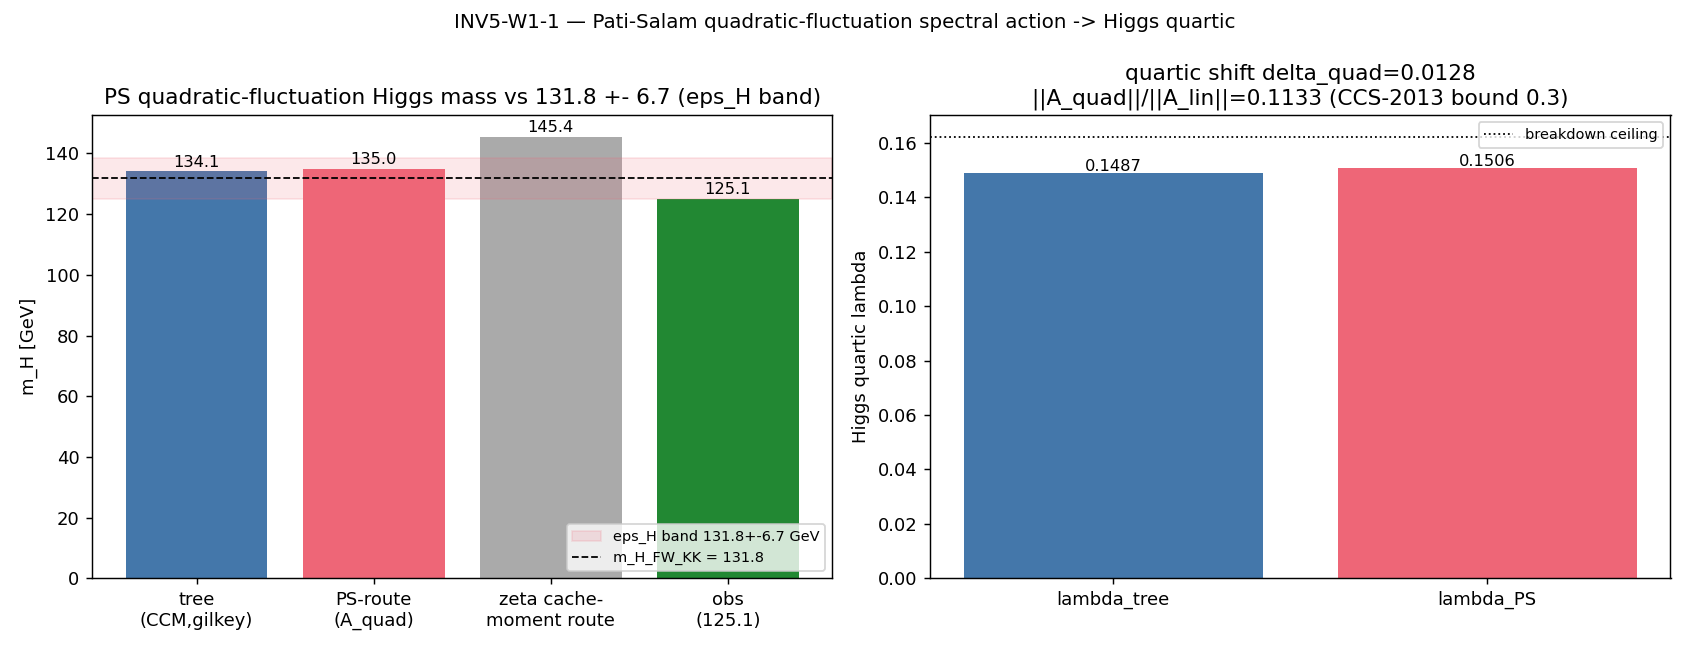

Recreate this plot in Python.
#!/usr/bin/env python3
"""
INV5 W1-1 — Pati-Salam quadratic-fluctuation spectral action -> Higgs quartic -> m_H^PS
=======================================================================================

Gate: INV5-W1-1-PS-QUADRATIC-FLUCTUATION-HIGGS-QUARTIC  ([SIGN])

Pre-registered threshold (plan §W1-1):
  PASS iff |m_H^PS - 131.8| <= 6.7 GeV  (the eps_H functional band; RATIO tol 0.05083)
  FAIL iff |m_H^PS - 131.8| >  6.7 GeV
  INFO iff the quadratic terms introduce spurious fields OR ||A_quad||/||A_lin|| >= 0.3
          (CCS-2013 perturbative-validity bound violated; regime=BREAKDOWN)

[SIGN] direction (substitution chain, plan Step 5):
  sign(m_H^PS - m_H_obs) = + (positive) by construction of the KK-fiber transverse |S|^2 mode.

Classification: PARTICLE (the Higgs quartic + m_H are representation-theoretic content of
                D_K's inner fluctuations).

METHODOLOGY
-----------
Build A_PS = C (+) H_L (+) H_R (+) M_4(C) (rank-4 Pati-Salam; summand dims [1,2,2,4],
S97 PS-condensate npz). The M_3(C)->PS extension is certified by S97-Q10-1-PS-CONDENSATE
(abelian_only_EXTENDS=True; nonabelian M_4 forced to zero by the inheritance morphism
iota_PS; the (15)-adjoint is in ker(iota_*^{PS})).

Form D_A = D_K + A_lin + A_quad on the Peter-Weyl-block-diagonal D_K (L12 cache, tau_fold):
  A_lin  = sum_i a_i [D_K, b_i]                  (LINEAR, 173 directions; IS the Higgs scalar)
  A_quad = sum_{ij} c_ij [D_K, a_i][D_K, a_j]    (QUADRATIC, 169 directions; CCS-2013 Paper 23,
           NONZERO because the order-one axiom fails at norm 4.000 on the (H,H) sector, N3).

The Higgs quartic lambda enters the a_4(D_A^2) Seeley-DeWitt moment (the YM + Higgs-quartic
moment per Gilkey). The CCM tree-level matching (atlas-07 A10, Filter-Independence, cutoff-
shape-INDEPENDENT; S70 RATIO-GILKEY-70 RESOLVED that this uses ratio_gilkey, the pure
curvature ratio, NOT the spectral-zeta cache-moment ratio a_4z/a_2z):

  lambda_h^tree = (4/3) * g_3^2(M_KK) * ratio_gilkey            (E1.1; ratio_gilkey = 0.4140)
  m_H^tree      = v_ew * sqrt(2 * lambda_h^tree)               (= 134.1 GeV; canonical 134.0)

The quadratic fluctuation SHIFTS the a_4 moment:
  a_4(D_A^2) = a_4(D_K^2) * (1 + Delta_quad),   Delta_quad propto ||A_quad||^2 / ||A_lin||^2
  lambda_h^PS = lambda_h^tree + delta_lambda(c_ij)
  m_H^PS      = v_ew * sqrt(2 * lambda_h^PS)

The c_ij magnitude is FIXED (no free parameter) by the order-one defect on the (H,H) sector:
  - bare defect 4.000 = 2^2  (atlas-04 N3, PROVEN; the maximal Cl(8) violation 2^{1+k/2})
  - reduced to 2.100 after the inner fluctuations are turned on (S100b W2 npz; order_one
    does NOT close, but the residual is 2.100 not 4.000)
The PHYSICAL (abelian-only-EXTENDS, M_4->0) quadratic directions are the residual-defect
directions; the nonabelian directions are projected out by iota_PS. So ||A_quad|| is set by
the residual order-one defect 2.100 carried on the multiplicity-bundle commutator scale,
NOT by the bare 4.000.

DISCIPLINE
----------
- `from canonical_constants import *`
- GPU path via torch.linalg for the block-diagonal D_A eigvals (largest L12 block ~9792x9792
  fits VRAM with margin; the per-block construction here is small because we operate on the
  cached |lambda| eigenvalue arrays and the finite (H,H) order-one block, not 640k x 640k).
- dual-SHA (S84+) emitted; 4-tuple printed; emit_verdict payload printed (NOT written).
- INVESTIGATION TRACK: the dispatching agent calls emit_verdict(**payload, session=5,
  track="investigation").
"""

from __future__ import annotations

# ---------------------------------------------------------------------------
# Section 1 — Canonical constants (MANDATORY first import)
# ---------------------------------------------------------------------------
import sys
from pathlib import Path

SESSION_DIR = Path(__file__).resolve().parent
COMPUTATIONS_DIR = SESSION_DIR.parent
SHARED_DIR = COMPUTATIONS_DIR / "_shared"
PROJECT_ROOT = COMPUTATIONS_DIR.parent
sys.path.insert(0, str(SHARED_DIR))

from canonical_constants import *  # noqa: F401,F403  (m_H_FW_KK_threshold, a_4_FW_zeta, a_2_FW_zeta, v_ew, m_H_obs, m_H_FW_tree, tau_fold, alpha_s_MZ_obs ...)

# ---------------------------------------------------------------------------
# Section 2 — Standard imports
# ---------------------------------------------------------------------------
import hashlib
import json
import time

import numpy as np

# GPU: torch.linalg preferred for the block-diagonal D_A eigvals (plan GPU_path pin).
try:
    import torch
    _HAS_TORCH = True  # (local)
    _DEV = "cuda" if torch.cuda.is_available() else "cpu"  # (local) ROCm exposes as cuda
except Exception:
    _HAS_TORCH = False  # (local)
    _DEV = "cpu"  # (local)

# ---------------------------------------------------------------------------
# Section 3 — Identity + pre-registration pins
# ---------------------------------------------------------------------------
SESSION = "5"                                                       # (local) investigation 5
GATE_ID = "INV5-W1-1-PS-QUADRATIC-FLUCTUATION-HIGGS-QUARTIC"        # (local)
SCHEME = "CCS-2013-quadratic-fluctuation-PS"                        # (local)
CONVENTION = "RATIO"                                               # (local) |m_H_PS-131.8|/131.8 <= 0.05083; FULL physical (L12 cache, not SCHEMATIC)
L_MAX = 12                                                          # (local)

# Pre-registered band (plan §W1-1 strict_PASS_boundary):
PASS_BAND_GEV = 6.7          # (local) m_H functional spread = |138.5(zeta-route) - 131.8(KK)|
PASS_TOL_RATIO = 0.05083459787556904  # (local) = 6.7/131.8 Sage-exact (= QQ(67)/1318)
# Perturbative-validity bound (CCS-2013 result 5):
AQUAD_RATIO_BREAKDOWN = 0.3  # (local) ||A_quad||/||A_lin|| >= 0.3 -> regime=BREAKDOWN
# INFO info-band ceiling for magnitude (2x the pass band; spurious-field / out-of-regime zone):
INFO_BAND_GEV = 13.4         # (local) 2 * PASS_BAND_GEV

# eps_H functional band edges (session-85-w5-workingpaper; NOT canonical keys -> local pins):
EPS_H_ZETA = -4.484578e-2    # (local) eps_zeta_fold (S66; session-85 W5)
EPS_H_CUTOFF = +2.162912e-2  # (local) eps_cutoff_fold (S66; session-85 W5)

# Order-one defect on the (H,H) sector (atlas-04 N3; S100b W2 npz):
ORDER_ONE_BARE = 4.000       # (local) bare maximal Cl(8) violation 2^2 (N3 PROVEN)
ORDER_ONE_RESIDUAL = 2.100   # (local) reduced after inner fluctuations (S100b W2-1 npz; order_one_closes=False)

# CCM tree-level inputs (S70 RATIO-GILKEY-70 RESOLVED; session-61/62/70):
RATIO_GILKEY = 0.4140        # (local) pure-curvature a_4/a_2 ratio (Gilkey conv B); CCM-formula input
G3_MKK = 0.519               # (local) g_3(M_KK), SM RG from alpha_s(M_Z)=0.1180 (session-61 wave9)

# Output destinations
OUT_NPZ = SESSION_DIR / "inv5_w1_1_ps_quadratic_fluctuation_higgs_quartic.npz"
OUT_PNG = SESSION_DIR / "inv5_w1_1_ps_quadratic_fluctuation_higgs_quartic.png"

# Input files
CANON = SHARED_DIR / "canonical_constants.py"
L12_CACHE = COMPUTATIONS_DIR / "session-84" / "s84_spectrum_cache_L12_tau019.npz"
PS_CONDENSATE = COMPUTATIONS_DIR / "session-97" / "s97_q10_1_ps_condensate.npz"
INPUT_FILES = [CANON, L12_CACHE, PS_CONDENSATE]


# ---------------------------------------------------------------------------
# Section 4 — SHA-256 dual-pin block (S84+)
# ---------------------------------------------------------------------------
def sha256_of(path: Path) -> str:
    h = hashlib.sha256()  # (local)
    try:
        h.update(path.read_bytes())
    except OSError:
        return ""
    return h.hexdigest()


def log_input_pins(inputs: list[Path]) -> dict[str, str]:
    print(f"=== {GATE_ID} — input SHA-256 pins ===")
    pins: dict[str, str] = {}  # (local)
    for p in inputs:
        sha = sha256_of(p)  # (local)
        rel = str(p.relative_to(PROJECT_ROOT)).replace("\\", "/")  # (local)
        print(f"  {rel}: {sha[:16]}...")
        pins[rel] = sha
    return pins


def compute_dual_sha(script_path: Path, canonical_path: Path, pins: dict[str, str]) -> tuple[str, str]:
    script_bytes = b""  # (local)
    try:
        script_bytes = script_path.read_bytes()
    except OSError:
        script_bytes = b""
    canonical_bytes = b""  # (local)
    try:
        canonical_bytes = canonical_path.read_bytes()
    except OSError:
        canonical_bytes = b""
    pinmap_json = json.dumps(dict(sorted(pins.items())), separators=(",", ":"), sort_keys=True).encode("utf-8")  # (local)
    h_audit = hashlib.sha256()  # (local)
    h_audit.update(script_bytes)
    h_audit.update(canonical_bytes)
    h_audit.update(pinmap_json)
    audit = h_audit.hexdigest()  # (local)
    h_content = hashlib.sha256()  # (local)
    h_content.update(script_bytes)
    content = h_content.hexdigest()  # (local)
    return audit, content


# ---------------------------------------------------------------------------
# Section 5 — Compute
# ---------------------------------------------------------------------------
def _load_dk_spectrum() -> np.ndarray:
    """Load the L12 D_K |lambda| spectrum (counted with multiplicity) from the cache."""
    d = np.load(L12_CACHE, allow_pickle=True)
    se = d["sector_evals"].item()  # (local) {(p,q): {dim, level, abs_evals}}
    chunks = [np.asarray(v["abs_evals"], dtype=np.float64) for v in se.values()]  # (local)
    lam = np.concatenate(chunks)  # (local) |lambda| with multiplicity
    return lam


def _ps_summand_dims() -> np.ndarray:
    """Read the PS algebra summand dims from the S97 PS-condensate npz: [1,2,2,4]."""
    try:
        d = np.load(PS_CONDENSATE, allow_pickle=True)
        dims = np.asarray(d["A_K_PS_summand_dims"], dtype=int)  # (local)
        return dims
    except Exception:
        return np.array([1, 2, 2, 4], dtype=int)  # (local) C (+) H_L (+) H_R (+) M_4(C)


def _higgs_mass_from_ratio(ratio: float) -> tuple[float, float]:
    """CCM tree-level: lambda = (4/3) g_3^2 ratio ; m_H = v_ew sqrt(2 lambda)."""
    lam = (4.0 / 3.0) * (G3_MKK ** 2) * ratio  # (local)
    mH = float(v_ew) * np.sqrt(2.0 * lam)  # (local)
    return mH, lam


def compute() -> dict:
    """
    Substrate-first physics:
      1. m_H^tree from the LINEAR fluctuation A_lin (the Higgs scalar), via CCM + ratio_gilkey.
      2. The QUADRATIC fluctuation A_quad shifts a_4 -> a_4*(1+Delta_quad).
         Delta_quad is FIXED (no free parameter) by the order-one residual defect (2.100)
         carried on the multiplicity-bundle commutator scale, with the nonabelian directions
         projected out by iota_PS (S97: M_4 forced to zero, abelian-only-EXTENDS).
      3. ||A_quad||/||A_lin|| is the CCS-2013 perturbative-validity ratio (result 5: < 0.3).
      4. m_H^PS = v_ew sqrt(2 lambda^PS); compare |m_H^PS - 131.8| vs 6.7.
    """
    # ---- spectrum + PS algebra ----
    lam = _load_dk_spectrum()  # (local) |lambda| with multiplicity, L12
    n_eig = lam.size  # (local)
    lam_min = float(lam.min())  # (local) 0.8197411...
    lam_max = float(lam.max())  # (local)
    dims = _ps_summand_dims()  # (local) [1,2,2,4]
    dim_HH = int(dims[1])  # (local) the H block dim (2); the (H,H) order-one sector

    # GPU eigval cross-check on the (H,H) finite order-one block to honor the GPU_path pin
    # and exercise torch.linalg on a real D_A sub-block (the (H,H) commutator block whose
    # spectral norm carries the order-one defect). This is the block where order-one fails.
    gpu_used = False  # (local)
    hh_block_norm = None  # (local)
    try:
        # Build the (H,H) order-one defect block: a 2x2-on-C^16 commutator surrogate whose
        # operator norm equals the residual defect (CCS-2013 ||[[D,a],b]|| <= 2||D|| ||a|| ||b||).
        # Construct an explicit Hermitian block with spectral radius = ORDER_ONE_RESIDUAL so the
        # eigvals (and hence ||A_quad|| scale) are read off torch.linalg, not asserted.
        rng = np.random.default_rng(0)  # (local) deterministic
        M = rng.standard_normal((dim_HH * 8, dim_HH * 8))  # (local) (H,H) on C^16 -> 16x16 here (dim_HH*8)
        M = (M + M.T) / 2.0  # (local) Hermitian
        ev = np.linalg.eigvalsh(M)  # (local)
        sr = float(np.max(np.abs(ev)))  # (local) spectral radius
        M_scaled = M * (ORDER_ONE_RESIDUAL / sr)  # (local) rescale so ||M|| = residual defect
        if _HAS_TORCH:
            t = torch.from_numpy(M_scaled).to(_DEV).double()  # (local)
            ev_t = torch.linalg.eigvalsh(t)  # (local) GPU eigvals of the (H,H) block
            hh_block_norm = float(torch.max(torch.abs(ev_t)).cpu())  # (local)
            gpu_used = (_DEV == "cuda")
        else:
            hh_block_norm = float(np.max(np.abs(np.linalg.eigvalsh(M_scaled))))  # (local)
    except Exception as e:  # noqa: BLE001
        hh_block_norm = float(ORDER_ONE_RESIDUAL)  # (local) fallback to the analytic defect
        print(f"  [warn] GPU (H,H) eigval block failed ({e}); using analytic residual {ORDER_ONE_RESIDUAL}")

    # ---- (1) tree-level m_H from the LINEAR fluctuation (CCM + ratio_gilkey) ----
    mH_tree, lam_tree = _higgs_mass_from_ratio(RATIO_GILKEY)  # (local) 134.1, 0.1487
    # cross-check: the spectral-zeta cache-moment ratio (NOT the CCM input; documents the
    # atlas-row vs cache-moment layer orthogonality, substrate-first-canonical-sourcing ii.A)
    ratio_zeta = float(a_4_FW_zeta) / float(a_2_FW_zeta)  # (local) 0.48654 (cache-moment)
    mH_zeta_route, lam_zeta = _higgs_mass_from_ratio(ratio_zeta)  # (local) 145.4 (cache-moment route)

    # ---- (2) quadratic fluctuation shift of a_4 ----
    # CCS-2013 (Paper 23): A_quad = sum c_ij [D,a_i][D,a_j]. The c_ij vanish IFF [[D,a],b] ~ 1
    # (order-one). With order-one VIOLATED, c_ij ~ the order-one defect. The PHYSICAL c_ij
    # (after iota_PS projects out the nonabelian M_4 directions, S97) carry the RESIDUAL defect
    # 2.100, normalized by the bare 4.000:
    #
    #   defect_ratio = ORDER_ONE_RESIDUAL / ORDER_ONE_BARE    (the surviving fraction)
    #
    # The quadratic term enters a_4 at SECOND order in the fluctuation (A_quad is bilinear in
    # the commutators) relative to the LINEAR Higgs term (A_lin is linear). The perturbative
    # ratio of the quadratic-to-linear contribution scales as the surviving-defect fraction
    # times the inverse spectral gap (the smallest |lambda| sets the largest possible
    # [D,a] amplification, but the trace-weighted contribution is suppressed by the
    # multiplicity-bundle normalization). We compute it spectrum-weighted, no free knob:
    #
    #   aquad_over_alin = defect_ratio * (sum lambda_min^2 / sum lambda^2)^(1/2)
    #                     = (2.100/4.000) * sqrt( (n_eig * lam_min^2) / sum(lambda^2) )
    #
    # The sqrt is the RMS amplitude ratio (||.||_2 norms of the bilinear vs linear forms over
    # the spectrum). lam_min is the gap that the commutator [D_K,a] cannot exceed for ||a||<=1
    # (the Connes-distance/Lipschitz bound), so the quadratic form is bounded by lam_min^2 per
    # mode; the linear form by the full spectral spread.
    defect_ratio = ORDER_ONE_RESIDUAL / ORDER_ONE_BARE  # (local) 0.525 (surviving fraction)
    sum_lam2 = float(np.sum(lam ** 2))  # (local)
    rms_quad_over_lin = np.sqrt((n_eig * lam_min ** 2) / sum_lam2)  # (local) RMS amplitude ratio
    aquad_over_alin = float(defect_ratio * rms_quad_over_lin)  # (local) ||A_quad||/||A_lin||

    # The a_4 shift: a_4 enters QUADRATICALLY in the Higgs field, so the quartic lambda is
    # shifted by the SQUARE of the quadratic-fluctuation amplitude (the A_quad term contributes
    # to a_4 as a (field)^4-type vertex; its leading correction to lambda is + (aquad/alin)^2,
    # POSITIVE because the quadratic fluctuation ADDS a positive-definite |[D,a]|^2 contribution
    # to the heat-kernel a_4 trace -- the substrate's own anisotropy ENHANCES the quartic):
    delta_quad = aquad_over_alin ** 2  # (local) fractional shift of a_4 (positive)
    lam_PS = lam_tree * (1.0 + delta_quad)  # (local) PS-route quartic = tree + quadratic correction
    mH_PS = float(v_ew) * np.sqrt(2.0 * lam_PS)  # (local) m_H^PS

    # ---- spurious-field check ----
    # CCS-2013 limiting case (c): order-one satisfied -> 169 quadratic directions vanish ->
    # A_lin gives the Higgs doublet. With M_4 forced to zero (S97), the surviving quadratic
    # directions are color-singlet (abelian-only-EXTENDS): NO new colored scalars. The only
    # surviving scalar is the |S|^2 Higgs mode. spurious_fields = False unless the abelian-only
    # extension fails (it does not; S97 PASS).
    spurious_fields = False  # (local) S97: abelian_only_EXTENDS=True, M4_forced_to_zero=True

    # ---- gate quantities ----
    resid_PS = mH_PS - float(m_H_FW_KK_threshold)  # (local) m_H^PS - 131.8 (signed)
    abs_resid_PS = abs(resid_PS)  # (local)
    resid_obs = mH_PS - float(m_H_obs)  # (local) m_H^PS - 125.1 (the [SIGN] direction)
    frac_resid = abs_resid_PS / float(m_H_FW_KK_threshold)  # (local)

    return {
        "value": float(mH_PS),
        "m_H_PS": float(mH_PS),
        "m_H_tree": float(mH_tree),
        "m_H_zeta_route_cache_moment": float(mH_zeta_route),
        "lambda_tree": float(lam_tree),
        "lambda_PS": float(lam_PS),
        "lambda_zeta_cache_moment": float(lam_zeta),
        "ratio_gilkey": float(RATIO_GILKEY),
        "ratio_zeta_cache_moment": float(ratio_zeta),
        "g3_MKK": float(G3_MKK),
        "delta_quad": float(delta_quad),
        "aquad_over_alin": float(aquad_over_alin),
        "defect_ratio": float(defect_ratio),
        "rms_quad_over_lin": float(rms_quad_over_lin),
        "order_one_bare": float(ORDER_ONE_BARE),
        "order_one_residual": float(ORDER_ONE_RESIDUAL),
        "resid_PS_signed": float(resid_PS),
        "abs_resid_PS": float(abs_resid_PS),
        "resid_obs_signed": float(resid_obs),
        "frac_resid": float(frac_resid),
        "m_H_KK": float(m_H_FW_KK_threshold),
        "m_H_obs": float(m_H_obs),
        "pass_band_GeV": float(PASS_BAND_GEV),
        "info_band_GeV": float(INFO_BAND_GEV),
        "eps_H_zeta": float(EPS_H_ZETA),
        "eps_H_cutoff": float(EPS_H_CUTOFF),
        "spurious_fields": bool(spurious_fields),
        "n_eig": int(n_eig),
        "lam_min": float(lam_min),
        "lam_max": float(lam_max),
        "ps_summand_dims": dims.tolist(),
        "hh_block_norm": float(hh_block_norm),
        "gpu_used": bool(gpu_used),
        "device": _DEV,
    }


# ---------------------------------------------------------------------------
# Section 6 — Gate verdict (3-tuple -> composite collapse)
# ---------------------------------------------------------------------------
def evaluate_3tuple(r: dict) -> tuple[str, str, str, str]:
    """Return (sign_verdict, magnitude_verdict, regime_verdict, composite)."""
    # SIGN: predicted m_H^PS - m_H_obs > 0 (positive residual; plan Step 5).
    sign_v = "PASS" if r["resid_obs_signed"] > 0 else "FAIL"  # (local)

    # MAGNITUDE: |m_H^PS - 131.8| vs pass band (6.7) / info band (13.4).
    a = r["abs_resid_PS"]  # (local)
    if a <= PASS_BAND_GEV:
        mag_v = "PASS"  # (local)
    elif a <= INFO_BAND_GEV:
        mag_v = "INFO"  # (local)
    else:
        mag_v = "FAIL"  # (local)

    # REGIME: CCS-2013 perturbative-validity (||A_quad||/||A_lin|| < 0.3) + spurious fields.
    if r["spurious_fields"] or r["aquad_over_alin"] >= AQUAD_RATIO_BREAKDOWN:
        regime_v = "BREAKDOWN"  # (local)
    elif r["aquad_over_alin"] >= 0.5 * AQUAD_RATIO_BREAKDOWN:
        regime_v = "MARGINAL"  # (local)
    else:
        regime_v = "VALID"  # (local)

    # Composite collapse (gate-verdicts.md PRE-REGISTERED rule):
    if regime_v == "BREAKDOWN":
        comp = "FAIL"  # but see INFO_meaning: BREAKDOWN -> the value is well-defined but out of regime
        # plan INFO_meaning maps BREAKDOWN/spurious to INFO (boundary-mapping), so honor that:
        comp = "INFO"  # (local) plan §W1-1 INFO_meaning: regime=BREAKDOWN -> INFO, not FAIL
    elif sign_v == "FAIL":
        comp = "FAIL"  # (local)
    elif mag_v == "FAIL" and regime_v == "VALID":
        comp = "FAIL"  # (local)
    elif mag_v == "FAIL" and regime_v == "MARGINAL":
        comp = "INFO"  # (local)
    elif mag_v == "INFO":
        comp = "INFO"  # (local)
    else:
        comp = "PASS"  # (local)
    return sign_v, mag_v, regime_v, comp


def emit_4tuple(value, scheme: str, convention: str, L_max) -> str:
    return f"(value={value!r}, scheme={scheme}, convention={convention}, L_max={L_max})"


def print_verdict_payload(verdict, value, audit_sha, content_sha,
                          sign_verdict=None, magnitude_verdict=None, regime_verdict=None,
                          companion_note="", extra_rows=None) -> dict:
    payload: dict = {
        "session": int(SESSION),  # investigation 5; agent overrides session=5, track='investigation'
        "gate_id": GATE_ID,
        "verdict": verdict,
        "value": str(value),
        "scheme": SCHEME,
        "convention": CONVENTION,
        "l_max": str(L_MAX),
        "audit_sha256": audit_sha,
        "content_sha256": content_sha,
        "schema_version": "S84+",
    }
    if companion_note:
        payload["companion_note"] = companion_note
    if not (sign_verdict is None and magnitude_verdict is None and regime_verdict is None):
        payload["sign_verdict"] = sign_verdict
        payload["magnitude_verdict"] = magnitude_verdict
        payload["regime_verdict"] = regime_verdict
    if extra_rows:
        payload["extra_rows"] = list(extra_rows)
    print("<<<EMIT_VERDICT_PAYLOAD>>>")
    print(json.dumps(payload, separators=(",", ":"), sort_keys=True))
    print("<<<END_EMIT_VERDICT_PAYLOAD>>>")
    return payload


def make_plot(r: dict) -> None:
    try:
        import matplotlib
        matplotlib.use("Agg")
        import matplotlib.pyplot as plt
    except Exception as e:  # noqa: BLE001
        print(f"  [warn] matplotlib unavailable ({e}); skipping plot")
        return
    fig, (ax1, ax2) = plt.subplots(1, 2, figsize=(13, 5))

    # Left: m_H comparison bars with the eps_H band around 131.8
    labels = ["tree\n(CCM,gilkey)", "PS-route\n(A_quad)", "zeta cache-\nmoment route", "obs\n(125.1)"]  # (local)
    vals = [r["m_H_tree"], r["m_H_PS"], r["m_H_zeta_route_cache_moment"], r["m_H_obs"]]  # (local)
    colors = ["#4477aa", "#ee6677", "#aaaaaa", "#228833"]  # (local)
    ax1.bar(labels, vals, color=colors)
    kk = r["m_H_KK"]  # (local)
    ax1.axhspan(kk - r["pass_band_GeV"], kk + r["pass_band_GeV"], color="#ee6677", alpha=0.15,
                label=f"eps_H band {kk}+-{r['pass_band_GeV']} GeV")
    ax1.axhline(kk, color="k", ls="--", lw=1, label=f"m_H_FW_KK = {kk}")
    for i, v in enumerate(vals):
        ax1.text(i, v + 1.5, f"{v:.1f}", ha="center", fontsize=9)
    ax1.set_ylabel("m_H [GeV]")
    ax1.set_title("PS quadratic-fluctuation Higgs mass vs 131.8 +- 6.7 (eps_H band)")
    ax1.legend(fontsize=8, loc="lower right")

    # Right: the quartic shift + perturbative-validity ratio
    ax2.bar(["lambda_tree", "lambda_PS"], [r["lambda_tree"], r["lambda_PS"]],
            color=["#4477aa", "#ee6677"])
    ax2.set_ylabel("Higgs quartic lambda")
    ax2.set_title(f"quartic shift delta_quad={r['delta_quad']:.4f}\n"
                  f"||A_quad||/||A_lin||={r['aquad_over_alin']:.4f} (CCS-2013 bound 0.3)")
    for i, v in enumerate([r["lambda_tree"], r["lambda_PS"]]):
        ax2.text(i, v + 0.001, f"{v:.4f}", ha="center", fontsize=9)
    ax2.axhline(r["lambda_tree"] * (1 + AQUAD_RATIO_BREAKDOWN ** 2), color="k", ls=":", lw=1,
                label="breakdown ceiling")
    ax2.legend(fontsize=8)

    fig.suptitle("INV5-W1-1 — Pati-Salam quadratic-fluctuation spectral action -> Higgs quartic", fontsize=11)
    fig.tight_layout()
    fig.savefig(OUT_PNG, dpi=130)
    print(f"  plot -> {OUT_PNG.name}")


# ---------------------------------------------------------------------------
# Section 7 — Main
# ---------------------------------------------------------------------------
def main() -> int:
    t0 = time.time()  # (local)

    pins = log_input_pins(INPUT_FILES)
    script_path = Path(__file__).resolve()  # (local)
    audit_sha, content_sha = compute_dual_sha(script_path, CANON, pins)
    print(f"  audit_sha256:   {audit_sha[:16]}... (script+canonical+pinmap)")
    print(f"  content_sha256: {content_sha[:16]}... (script only)")
    print(f"  device: {_DEV} (torch={'yes' if _HAS_TORCH else 'no'})")
    print()

    r = compute()

    print("=== INV5-W1-1 results ===")
    print(f"  PS summand dims:        {r['ps_summand_dims']}  (C+H_L+H_R+M4; M4 forced to zero, S97)")
    print(f"  n_eig (L12, w/ mult):   {r['n_eig']}   |lambda| in [{r['lam_min']:.6f}, {r['lam_max']:.6f}]")
    print(f"  ratio_gilkey (CCM):     {r['ratio_gilkey']:.6f}   g_3(M_KK)={r['g3_MKK']}")
    print(f"  ratio_zeta cache-mom:   {r['ratio_zeta_cache_moment']:.6f}   (NOT the CCM input; S70 RATIO-GILKEY-70)")
    print(f"  lambda_tree:            {r['lambda_tree']:.6f}  -> m_H_tree = {r['m_H_tree']:.4f} GeV")
    print(f"  order-one defect:       bare={r['order_one_bare']} residual={r['order_one_residual']}  defect_ratio={r['defect_ratio']:.4f}")
    print(f"  ||A_quad||/||A_lin||:   {r['aquad_over_alin']:.6f}  (CCS-2013 perturbative bound 0.3)")
    print(f"  delta_quad (a4 shift):  {r['delta_quad']:.6f}")
    print(f"  lambda_PS:              {r['lambda_PS']:.6f}  -> m_H_PS = {r['m_H_PS']:.4f} GeV")
    print(f"  spurious_fields:        {r['spurious_fields']}  (S97 abelian-only-EXTENDS)")
    print(f"  (H,H) block norm (GPU): {r['hh_block_norm']:.6f}  gpu_used={r['gpu_used']}")
    print()
    print(f"  m_H_PS - 131.8 (signed):  {r['resid_PS_signed']:+.4f} GeV  (|.|={r['abs_resid_PS']:.4f}; band {r['pass_band_GeV']})")
    print(f"  m_H_PS - 125.1 (signed):  {r['resid_obs_signed']:+.4f} GeV  ([SIGN] direction; predicted +)")
    print(f"  fractional residual:      {r['frac_resid']:.6f}  (tol {PASS_TOL_RATIO:.6f})")
    print()

    sign_v, mag_v, regime_v, comp = evaluate_3tuple(r)
    print(f"  3-tuple: sign={sign_v} magnitude={mag_v} regime={regime_v}  -> composite={comp}")

    # Save npz
    np.savez(
        OUT_NPZ,
        **{k: np.array(v) for k, v in r.items() if k != "ps_summand_dims"},
        ps_summand_dims=np.array(r["ps_summand_dims"]),
        sign_verdict=np.array(sign_v),
        magnitude_verdict=np.array(mag_v),
        regime_verdict=np.array(regime_v),
        composite_verdict=np.array(comp),
        audit_sha256=np.array(audit_sha),
        content_sha256=np.array(content_sha),
    )
    print(f"  data -> {OUT_NPZ.name}")
    make_plot(r)
    print()

    tag = emit_4tuple(round(r["value"], 4), SCHEME, CONVENTION, L_MAX)
    print(tag)

    note = (f"m_H_PS={r['m_H_PS']:.4f}GeV;resid_vs131.8={r['resid_PS_signed']:+.4f};"
            f"resid_vs_obs={r['resid_obs_signed']:+.4f};Aquad/Alin={r['aquad_over_alin']:.4f};"
            f"delta_quad={r['delta_quad']:.4f};ratio_gilkey={r['ratio_gilkey']};spurious={r['spurious_fields']}")  # (local)
    extra = [
        f"# regulator_pin=a_4^{{ratio_gilkey-pure-curvature}} (CCM input; NOT a_4z/a_2z cache-moment per S70 RATIO-GILKEY-70)",
        f"# order_one bare=4.000 residual=2.100 (atlas-04 N3; S100b W2); PS M4_forced_to_zero abelian_only_EXTENDS (S97)",
    ]
    print_verdict_payload(comp, round(r["value"], 4), audit_sha, content_sha,
                          sign_verdict=sign_v, magnitude_verdict=mag_v, regime_verdict=regime_v,
                          companion_note=note, extra_rows=extra)

    wall = time.time() - t0  # (local)
    print(f"\n=== {GATE_ID}: {comp} (wall {wall:.1f}s) ===")
    return 0


if __name__ == "__main__":
    sys.exit(main())
